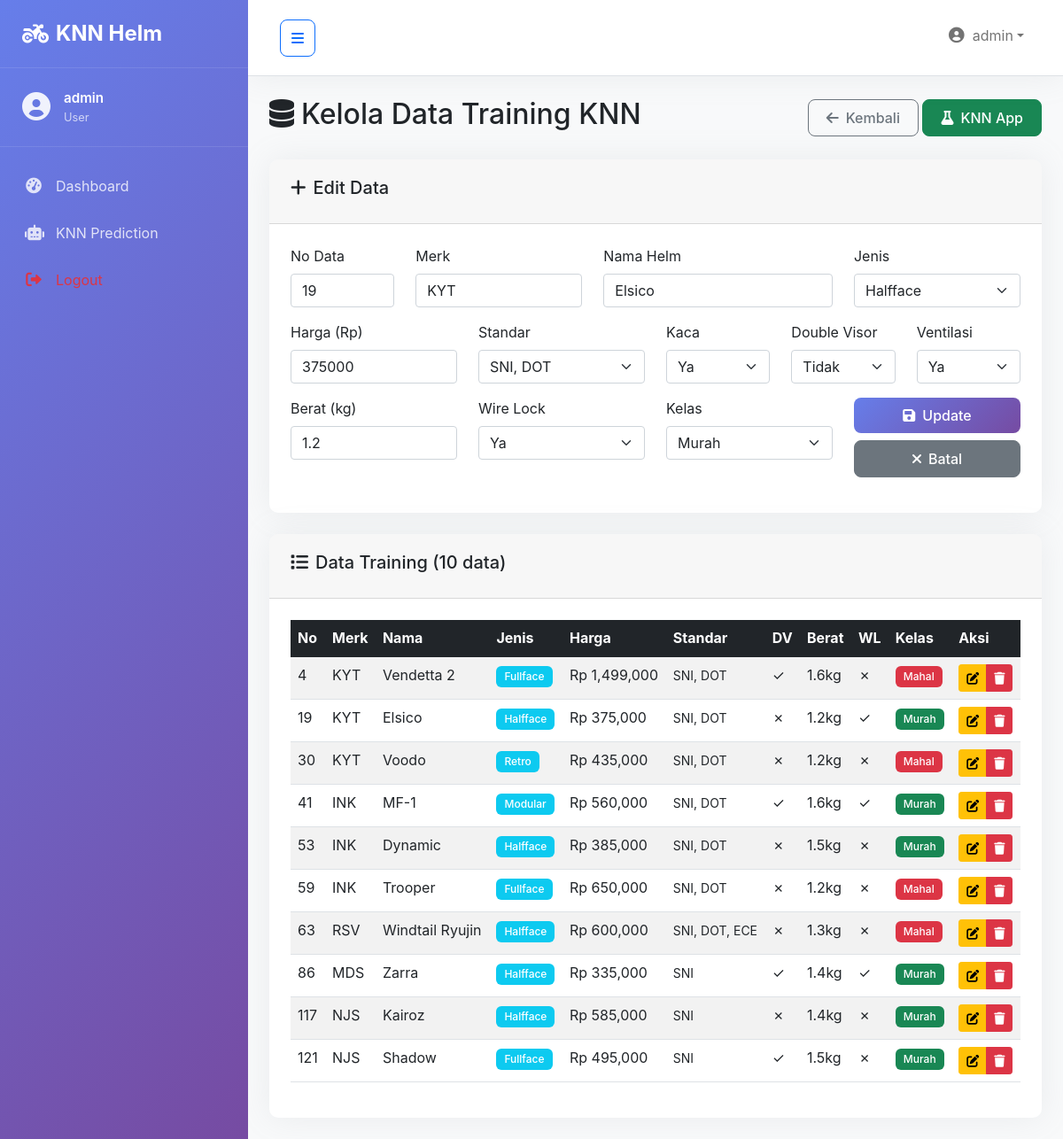
Page /pages/knn_data.php?action=edit&id=2 (signed in) on the committed database.
### tables this page shows
CREATE TABLE `knn_training_data` (
    `id` INT PRIMARY KEY AUTO_INCREMENT,
    `no_data` INT NOT NULL,
    `merk` VARCHAR(50) NOT NULL,
    `nama` VARCHAR(100) NOT NULL,
    `jenis` ENUM('Fullface', 'Halfface', 'Retro', 'Modular') NOT NULL,
    `harga` INT NOT NULL,
    `standar` VARCHAR(100) NOT NULL,
    `kaca` ENUM('Ya', 'No') NOT NULL DEFAULT 'Ya',
    `double_visor` ENUM('Ya', 'No') NOT NULL DEFAULT 'No',
    `ventilasi_udara` ENUM('Ya', 'No') NOT NULL DEFAULT 'Ya',
    `berat` DECIMAL(3,1) NOT NULL,
    `wire_lock` ENUM('Ya', 'No') NOT NULL DEFAULT 'No',
    `kelas` ENUM('Mahal', 'Murah') NOT NULL,
    `created_at` TIMESTAMP DEFAULT CURRENT_TIMESTAMP
);

### pages/knn_data.php (the view, shortened to what this page needs)
<?php
require_once '../config/db.php';
$action = isset($_GET['action']) ? $_GET['action'] : '';
$edit_data = null;
if ($action == 'edit' && isset($_GET['id'])) {
    $id = $_GET['id'];
    $sql = "SELECT * FROM knn_training_data WHERE id = ?";
    $stmt = $conn->prepare($sql);
    $stmt->bind_param("i", $id);
    $stmt->execute();
    $result = $stmt->get_result();
    $edit_data = $result->fetch_assoc();
}
$sql = "SELECT * FROM knn_training_data ORDER BY no_data";
$result = $conn->query($sql);
?>
<!DOCTYPE html>
<html lang="id">
<head>
    <link href="https://cdn.jsdelivr.net/npm/bootstrap@5.1.3/dist/css/bootstrap.min.css" rel="stylesheet">
    <link href="https://cdnjs.cloudflare.com/ajax/libs/font-awesome/6.0.0/css/all.min.css" rel="stylesheet">
    <link href="../assets/css/dashboard.css" rel="stylesheet">
</head>
<body>
    <div class="wrapper">
        <?php include '../includes/sidebar.php'; ?>
        <div id="content" class="content">
            <nav class="navbar navbar-expand-lg navbar-light bg-white border-bottom">
                <div class="container-fluid">
                    <button type="button" id="sidebarCollapse" class="btn btn-outline-primary">
                        <i class="fas fa-bars"></i>
                    </button>
                    <div class="navbar-nav ms-auto">
                        <div class="nav-item dropdown">
                            <a class="nav-link dropdown-toggle" href="#" id="navbarDropdown" role="button" data-bs-toggle="dropdown">
                                <i class="fas fa-user-circle me-2"></i>
                                <?php echo $_SESSION['username']; ?>
                            </a>
                        </div>
                    </div>
                </div>
            </nav>
            <div class="container-fluid p-4">
                <div class="d-flex justify-content-between align-items-center mb-4">
                    <h2><i class="fas fa-database me-2"></i>Kelola Data Training KNN</h2>
                    <div>
                        <a href="dashboard.php" class="btn btn-outline-secondary">
                            <i class="fas fa-arrow-left me-2"></i>Kembali
                        </a>
                        <a href="../knn_app.py" class="btn btn-success" target="_blank">
                            <i class="fas fa-flask me-2"></i>KNN App
                        </a>
                    </div>
                </div>
                <div class="card mb-4">
                    <div class="card-header">
                        <h5><i class="fas fa-plus me-2"></i><?= $edit_data ? 'Edit Data' : 'Tambah Data Baru' ?></h5>
                    </div>
                    <div class="card-body">
                        <form method="POST">
                            <div class="row">
                                <div class="col-md-2">
                                    <div class="mb-3">
                                        <label class="form-label">No Data</label>
                                        <input type="number" class="form-control" name="no_data"
                                               value="<?= $edit_data['no_data'] ?? '' ?>" required>
                                    </div>
                                </div>
                                <div class="col-md-3">
                                    <div class="mb-3">
                                        <label class="form-label">Merk</label>
                                        <input type="text" class="form-control" name="merk"
                                               value="<?= $edit_data['merk'] ?? '' ?>" required>
                                    </div>
                                </div>
                                <div class="col-md-4">
                                    <div class="mb-3">
                                        <label class="form-label">Nama Helm</label>
                                        <input type="text" class="form-control" name="nama"
                                               value="<?= $edit_data['nama'] ?? '' ?>" required>
                                    </div>
                                </div>
                                <div class="col-md-3">
                                    <div class="mb-3">
                                        <label class="form-label">Jenis</label>
                                        <select class="form-select" name="jenis" required>
                                            <option value="Halfface" <?= ($edit_data['jenis'] ?? '') == 'Halfface' ? 'selected' : '' ?>>Halfface</option>
                                        </select>
                                    </div>
                                </div>
                            </div>
                            <div class="row">
                                <div class="col-md-3">
                                    <div class="mb-3">
                                        <label class="form-label">Harga (Rp)</label>
                                        <input type="number" class="form-control" name="harga"
                                               value="<?= $edit_data['harga'] ?? '' ?>" required>
                                    </div>
                                </div>
                                <div class="col-md-3">
                                    <div class="mb-3">
                                        <label class="form-label">Standar</label>
                                        <select class="form-select" name="standar" required>
                                            <option value="SNI, DOT" <?= ($edit_data['standar'] ?? '') == 'SNI, DOT' ? 'selected' : '' ?>>SNI, DOT</option>
                                        </select>
                                    </div>
                                </div>
                                <div class="col-md-2">
                                    <div class="mb-3">
                                        <label class="form-label">Kaca</label>
                                        <select class="form-select" name="kaca" required>
                                            <option value="Ya" <?= ($edit_data['kaca'] ?? '') == 'Ya' ? 'selected' : '' ?>>Ya</option>
                                        </select>
                                    </div>
                                </div>
                                <div class="col-md-2">
                                    <div class="mb-3">
                                        <label class="form-label">Double Visor</label>
                                        <select class="form-select" name="double_visor" required>
                                            <option value="No" <?= ($edit_data['double_visor'] ?? '') == 'No' ? 'selected' : '' ?>>Tidak</option>
                                        </select>
                                    </div>
                                </div>
                                <div class="col-md-2">
                                    <div class="mb-3">
                                        <label class="form-label">Ventilasi</label>
                                        <select class="form-select" name="ventilasi_udara" required>
                                            <option value="Ya" <?= ($edit_data['ventilasi_udara'] ?? '') == 'Ya' ? 'selected' : '' ?>>Ya</option>
                                        </select>
                                    </div>
                                </div>
                            </div>
                            <div class="row">
                                <div class="col-md-3">
                                    <div class="mb-3">
                                        <label class="form-label">Berat (kg)</label>
                                        <input type="number" step="0.1" class="form-control" name="berat"
                                               value="<?= $edit_data['berat'] ?? '' ?>" required>
                                    </div>
                                </div>
                                <div class="col-md-3">
                                    <div class="mb-3">
                                        <label class="form-label">Wire Lock</label>
                                        <select class="form-select" name="wire_lock" required>
                                            <option value="Ya" <?= ($edit_data['wire_lock'] ?? '') == 'Ya' ? 'selected' : '' ?>>Ya</option>
                                        </select>
                                    </div>
                                </div>
                                <div class="col-md-3">
                                    <div class="mb-3">
                                        <label class="form-label">Kelas</label>
                                        <select class="form-select" name="kelas" required>
                                            <option value="Murah" <?= ($edit_data['kelas'] ?? '') == 'Murah' ? 'selected' : '' ?>>Murah</option>
                                        </select>
                                    </div>
                                </div>
                                <div class="col-md-3 d-flex align-items-end">
                                    <div class="mb-3 w-100">
                                        <button type="submit" class="btn btn-primary w-100">
                                            <i class="fas fa-save me-2"></i><?= $edit_data ? 'Update' : 'Simpan' ?>
                                        </button>
                                        <?php if ($edit_data): ?>
                                        <a href="knn_data.php" class="btn btn-secondary w-100 mt-2">
                                            <i class="fas fa-times me-2"></i>Batal
                                        </a>
                                        <?php endif; ?>
                                    </div>
                                </div>
                            </div>
                        </form>
                    </div>
                </div>
                <div class="card">
                    <div class="card-header">
                        <h5><i class="fas fa-list me-2"></i>Data Training (<?= $result->num_rows ?> data)</h5>
                    </div>
                    <div class="card-body">
                        <div class="table-responsive">
                            <table class="table table-striped table-hover">
                                <thead class="table-dark">
                                    <tr>
                                        <th>No</th>
                                        <th>Merk</th>
                                        <th>Nama</th>
                                        <th>Jenis</th>
                                        <th>Harga</th>
                                        <th>Standar</th>
                                        <th>DV</th>
                                        <th>Berat</th>
                                        <th>WL</th>
                                        <th>Kelas</th>
                                        <th>Aksi</th>
                                    </tr>
                                </thead>
                                <tbody>
                                    <?php if ($result->num_rows > 0): ?>
                                        <?php while ($row = $result->fetch_assoc()): ?>
                                        <tr>
                                            <td><?= $row['no_data'] ?></td>
                                            <td><?= $row['merk'] ?></td>
                                            <td><?= $row['nama'] ?></td>
                                            <td><span class="badge bg-info"><?= $row['jenis'] ?></span></td>
                                            <td>Rp <?= number_format($row['harga']) ?></td>
                                            <td><small><?= $row['standar'] ?></small></td>
                                            <td><?= $row['double_visor'] == 'Ya' ? '✓' : '✗' ?></td>
                                            <td><?= $row['berat'] ?>kg</td>
                                            <td><?= $row['wire_lock'] == 'Ya' ? '✓' : '✗' ?></td>
                                            <td>
                                                <span class="badge bg-<?= $row['kelas'] == 'Mahal' ? 'danger' : 'success' ?>">
                                                    <?= $row['kelas'] ?>
                                                </span>
                                            </td>
                                            <td>
                                                <div class="btn-group btn-group-sm">
                                                    <a href="?action=edit&id=<?= $row['id'] ?>" class="btn btn-warning">
                                                        <i class="fas fa-edit"></i>
                                                    </a>
                                                    <a href="?action=delete&id=<?= $row['id'] ?>" class="btn btn-danger"
                                                       onclick="return confirm('Yakin hapus data ini?')">
                                                        <i class="fas fa-trash"></i>
                                                    </a>
                                                </div>
                                            </td>
                                        </tr>
                                        <?php endwhile; ?>
                                    <?php else: ?>
                                        <tr>
                                            <td colspan="11" class="text-center">Tidak ada data</td>
                                        </tr>
                                    <?php endif; ?>
                                </tbody>
                            </table>
                        </div>
                    </div>
                </div>
            </div>
        </div>
    </div>
</body>
</html>

### assets/css/dashboard.css (style rules this page uses)
:root { --primary-color: #667eea; --secondary-color: #764ba2; --sidebar-width: 280px; --sidebar-collapsed-width: 70px; --header-height: 70px; --border-radius: 10px; --box-shadow: 0 0 35px 0 rgba(154, 161, 171, 0.15); --transition: all 0.3s ease; }
body { font-family: 'Inter', -apple-system, BlinkMacSystemFont, 'Segoe UI', Roboto, sans-serif; background-color: #f8f9fa; margin: 0; padding: 0; }
.wrapper { display: flex; width: 100%; align-items: stretch; min-height: 100vh; }
.nav-item { margin-bottom: 5px; }
.nav-link { display: flex; align-items: center; padding: 12px 25px; color: rgba(255, 255, 255, 0.8); text-decoration: none; transition: var(--transition); border-left: 3px solid transparent; }
.nav-link i { width: 20px; margin-right: 15px; text-align: center; font-size: 1.1rem; }
.content { flex: 1; min-width: 0; background-color: #f8f9fa; }
.navbar { padding: 1rem 1.5rem; box-shadow: var(--box-shadow); }
#sidebarCollapse { border-radius: 8px; padding: 8px 12px; }
.card { border-radius: var(--border-radius); border: none; box-shadow: var(--box-shadow); transition: var(--transition); }
.card-header { border-radius: var(--border-radius) var(--border-radius) 0 0 !important; padding: 1.25rem 1.5rem; }
.card-body { padding: 1.5rem; }
.btn { border-radius: 8px; padding: 8px 20px; font-weight: 500; transition: var(--transition); }
.btn-primary { background: linear-gradient(135deg, var(--primary-color) 0%, var(--secondary-color) 100%); border: none; }
.badge { border-radius: 6px; padding: 0.5em 0.75em; font-size: 0.75rem; font-weight: 500; }
.card { animation: fadeInUp 0.6s ease-out; }

### rows in the picture
knn_training_data: no_data "19", merk "KYT", nama "Elsico", jenis "Halfface", harga "375000", standar "SNI, DOT", kaca "Ya", double_visor "Tidak", ventilasi_udara "Ya", berat "1.2", wire_lock "Ya", kelas "Murah", harga "375,000"
knn_training_data: no_data "4", merk "KYT", nama "Vendetta 2", jenis "Fullface", harga "1,499,000", standar "SNI, DOT", berat "1.6", kelas "Mahal"
knn_training_data: no_data "30", merk "KYT", nama "Voodo", jenis "Retro", harga "435,000", standar "SNI, DOT", berat "1.2", kelas "Mahal"
knn_training_data: no_data "41", merk "INK", nama "MF-1", jenis "Modular", harga "560,000", standar "SNI, DOT", berat "1.6", kelas "Murah"
knn_training_data: no_data "53", merk "INK", nama "Dynamic", jenis "Halfface", harga "385,000", standar "SNI, DOT", berat "1.5", kelas "Murah"
knn_training_data: no_data "59", merk "INK", nama "Trooper", jenis "Fullface", harga "650,000", standar "SNI, DOT", berat "1.2", kelas "Mahal"
knn_training_data: no_data "63", merk "RSV", nama "Windtail Ryujin", jenis "Halfface", harga "600,000", standar "SNI, DOT, ECE", berat "1.3", kelas "Mahal"
knn_training_data: no_data "86", merk "MDS", nama "Zarra", jenis "Halfface", harga "335,000", standar "SNI", berat "1.4", kelas "Murah"
knn_training_data: no_data "117", merk "NJS", nama "Kairoz", jenis "Halfface", harga "585,000", standar "SNI", berat "1.4", kelas "Murah"
knn_training_data: no_data "121", merk "NJS", nama "Shadow", jenis "Fullface", harga "495,000", standar "SNI", berat "1.5", kelas "Murah"

### other values in the picture
$_SESSION['username'] "admin"
$user_role "User"
$result->num_rows "10"
